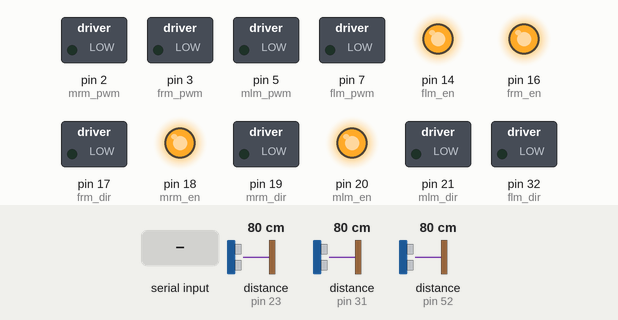
Simulated run of this sketch. Board: Arduino Mega 2560, built with avr-gcc and run on an emulated ATmega2560. Parts: switched loads named in the sketch (green lamp = pin HIGH), output pins drawn as LEDs (lit = HIGH). The inputs (shaded band) are chosen by the test bench; at power-on: distance to the obstacle (sensors on pin 23, pin 31, pin 52) 80 cm. The echo pulse lasts 58.3 µs per cm; pins used as bus, display or sensor lines are not drawn; what the sketch prints to the serial monitor is not drawn.

Above: at 1.2 s.
1.3 s: "1" received over Serial
At 2.8 s:
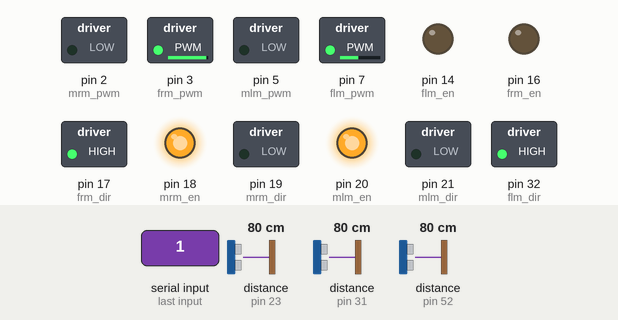
3.8 s: distance to the obstacle (sensor on pin 23) set to 2 cm
At 5.4 s:
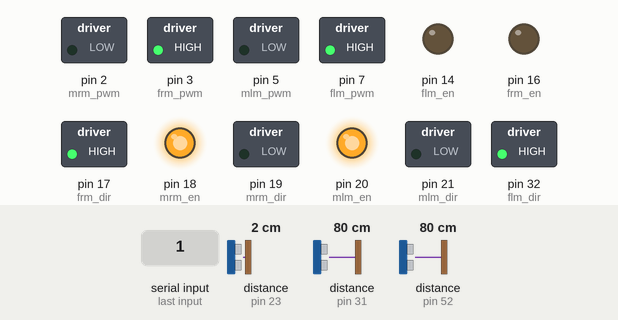
5.8 s: distance to the obstacle (sensor on pin 31) set to 17 cm
At 7.5 s:
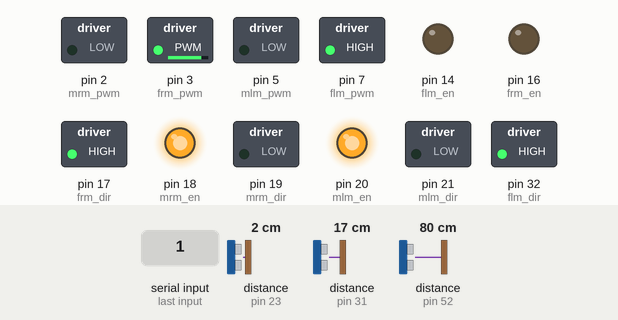
7.8 s: distance to the obstacle (sensor on pin 31) set to 14 cm
At 9.5 s:
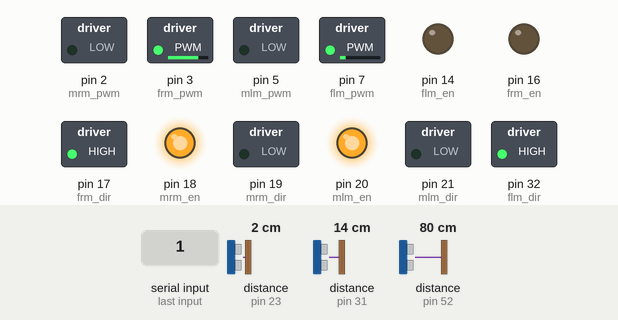
9.8 s: distance to the obstacle (sensor on pin 52) set to 12 cm
11.5 s: distance to the obstacle (sensor on pin 52) set to 9 cm
At 13.1 s:
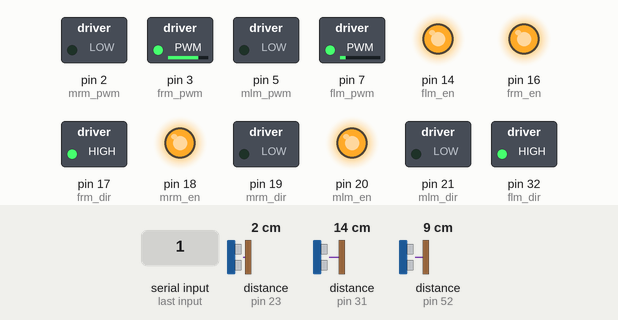
Timing chart, 0 to 14.6 s (numbered marks = the images above; inputs shaded):
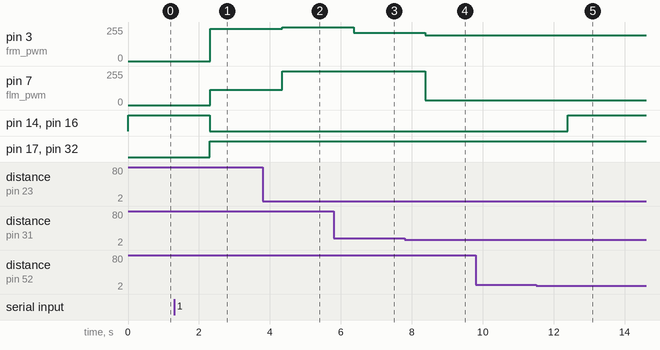

The sketch:

mega_2560_code.ino
```cpp
//Inter IIT - DIC Event
//AutoNavigation, pid, Movement
//Arduino Mega 2560
// parallel to wall

#define kp 6.00
#define ki 0.00
#define kd 6.00
#define k_dist 3

#define dist_to_wall 30.0
#define error 2.5
#define weight 0.5
#define angle_thresh -5.5

float inter_distance = dist_to_wall ;
int region=1;
int dist1,dist2;

volatile float sensor_val[7];
float error_angle = 0;
float error_dist = 0;
float total_error = 0;
int angle_prev,angle_current;
bool control_movement;

float DISTANCE_PER_SENSORVALUE=.017;
int MAX_SENSOR_READING=4000;
int LARGE_SENSOR_READING=15000;
int THRESH_EDGE_DIFFERENCE=10;
int CONSTANT_DIST=10;
int THRESH_DIST=5;
int THRESH_VALUE=10;
int MAX_CORREC=15;
int THRESH_ANGLE=1;
int constant_speed=100;
int speed_avg=140;
int calibration=80;
int FLAG=1;


//================================================================================
//                                   Define pins
//================================================================================
//Dc Motors pins, front motor drivers has same pins as back motors for respective sides(left,right)
//Front Left Motor
#define flm_dir 32      //Digital
#define flm_en 14     //Digital
#define flm_pwm 7   //PWM
//Front Right Motor
#define frm_dir 17
#define frm_en 16
#define frm_pwm 3
//Middle
#define mlm_dir 21
#define mlm_en 20
#define mlm_pwm 5
#define mrm_dir 19
#define mrm_en 18
#define mrm_pwm 2
//Back


//Ping Sensor pins according to connection on board
//side,left back sensor 1
#define trigPin1 22
#define echoPin1 23
//side,left sensor 2
#define trigPin2 29
#define echoPin2 31
//side,right  sensor 1
#define trigPin3 37
#define echoPin3 39
//side,right sensor 2
#define trigPin4 45
#define echoPin4 47
//Front Sensor facing downward
#define trigPin5 53
#define echoPin5 52
//back Sensor facing downward
#define trigPin6 46
#define echoPin6 44
//Front Sensor facing straight
#define trigPin7 38
#define echoPin7 36


//Recieve task controls from ESP in data
byte data[4];

void StopAll(){

  digitalWrite(flm_en,HIGH);

  digitalWrite(frm_en,HIGH);

  digitalWrite(mlm_en,HIGH);

  digitalWrite(mrm_en,HIGH);

}

void MoveForward(){
  digitalWrite(flm_dir,HIGH);
  digitalWrite(flm_en,LOW);
  digitalWrite(frm_dir,HIGH);
  digitalWrite(frm_en,LOW);

}

void MoveBackward(){
  digitalWrite(flm_dir,LOW);
  digitalWrite(flm_en,LOW);
  digitalWrite(frm_dir,LOW);
  digitalWrite(frm_en,LOW);

}


float Read_Sensor(int sensor_number){
float sensor_value, dist ;
switch(sensor_number){
  case 1:
    digitalWrite(trigPin1,HIGH);
    delayMicroseconds(10);
    digitalWrite(trigPin1,LOW);
    sensor_value=pulseIn(echoPin1,HIGH);
    break;
  case 2:
    digitalWrite(trigPin2,HIGH);
    delayMicroseconds(10);
    digitalWrite(trigPin2,LOW);
    sensor_value=pulseIn(echoPin2,HIGH);
    break;
  case 3:
    digitalWrite(trigPin3,HIGH);
    delayMicroseconds(10);
    digitalWrite(trigPin3,LOW);
    sensor_value=pulseIn(echoPin3,HIGH);
    break;
  case 4:
    digitalWrite(trigPin4,HIGH);
    delayMicroseconds(10);
    digitalWrite(trigPin4,LOW);
    sensor_value=pulseIn(echoPin4,HIGH);
    break;
  case 5:
    digitalWrite(trigPin5,HIGH);
    delayMicroseconds(10);
    digitalWrite(trigPin5,LOW);
    sensor_value=pulseIn(echoPin5,HIGH);
    break;
  case 6:
    digitalWrite(trigPin6,HIGH);
    delayMicroseconds(10);
    digitalWrite(trigPin6,LOW);
    sensor_value=pulseIn(echoPin6,HIGH);
    break;
  case 7:
    digitalWrite(trigPin7,HIGH);
    delayMicroseconds(10);
    digitalWrite(trigPin7,LOW);
    sensor_value=pulseIn(echoPin7,HIGH);
    break;
}

if (sensor_value==0.0||sensor_value>=LARGE_SENSOR_READING){
    sensor_value=MAX_SENSOR_READING;
  }
  dist=sensor_value*DISTANCE_PER_SENSORVALUE;
  return dist;
}

float Dist_From_Wall(float val1, float val2){
    if(min(val1, val2) < max(val1 , val2) * 0.5 )
      return min(val1 , val2);
    return (val1 + val2)/2;
}

int Check_Region(float val1, float val2){
  int dist = Dist_From_Wall(val1 , val2);
  if(abs(dist-CONSTANT_DIST)>THRESH_DIST){
    if(dist>CONSTANT_DIST){
       return 2;
    }
    else{
      return 0;
    }
  }
  else
     return 1;

}


int Pid_Angle(float val1,float val2)
{
  angle_prev = angle_current;
  angle_current = val1-val2;
  total_error += (angle_current - angle_prev);
  if(angle_current == 0)
    return (0);
  else
         error_angle = kp * angle_current + ki * total_error + kd * (angle_current - angle_prev);
//         Serial.print("correction: ");
//         Serial.println(error_angle);
         return(error_angle);
  }

float pid_dist(){
  float error_dist = k_dist * ((weight-1) *( Dist_From_Wall(sensor_val[0],sensor_val[1]) - CONSTANT_DIST ));

  return(error_dist);
}

// int Check_Region(float val1, float val2){
//  int dist =Dist_From_Wall(val1 , val2);
//  if(dist < inter_distance -THRESH_DIST)
//    return 0;
//  if(dist > inter_distance +THRESH_DIST)
//    return 2;
//  else return 1;
//}
//


bool IsEdge(){
//Read_Sensor(5);   //Front Sensor


  if(Read_Sensor(5)<THRESH_EDGE_DIFFERENCE){
    return(1);
  }
  else
  return(0);

}


//==================================================================================
//                            SETUP
//==================================================================================
void setup() {
  Serial.begin(9600);
  //Set up pins
  pinMode(flm_dir,OUTPUT);
  pinMode(flm_en,OUTPUT);
  pinMode(flm_pwm,OUTPUT);
  pinMode(frm_dir,OUTPUT);
  pinMode(frm_en,OUTPUT);
  pinMode(frm_pwm,OUTPUT);
  pinMode(mlm_dir,OUTPUT);
  pinMode(mlm_en,OUTPUT);
  pinMode(mlm_pwm,OUTPUT);
  pinMode(mrm_dir,OUTPUT);
  pinMode(mrm_en,OUTPUT);
  pinMode(mrm_pwm,OUTPUT);


  pinMode(trigPin1,OUTPUT);
  pinMode(echoPin1,INPUT);
  pinMode(trigPin2,OUTPUT);
  pinMode(echoPin2,INPUT);
  pinMode(trigPin3,OUTPUT);
  pinMode(echoPin3,INPUT);
  pinMode(trigPin4,OUTPUT);
  pinMode(echoPin4,INPUT);
  pinMode(trigPin5,OUTPUT);
  pinMode(echoPin5,INPUT);
  pinMode(trigPin6,OUTPUT);
  pinMode(echoPin6,INPUT);
  pinMode(trigPin7,OUTPUT);
  pinMode(echoPin7,INPUT);


  //Initialize motors
  StopAll();

}

//======================================================================================
//                                         LOOP
//======================================================================================

void loop() {
  Serial.readBytes(data,5);
  control_movement =(int)data[0];
  Serial.println(control_movement);

  if(control_movement){

    if(IsEdge()){
     //Edge detected
     StopAll();
     total_error=0;
     FLAG=0;
    }

    else if(FLAG){

    //Move Parallel to wall
      MoveForward();

      sensor_val[0] = Read_Sensor(1);
      sensor_val[1] = Read_Sensor(2);
      angle_prev = angle_current;
      angle_current= sensor_val[1] - sensor_val[0];
      region=Check_Region(sensor_val[0], sensor_val[1]);
      Serial.print(region);
      if(region==0 or region==2){
        //analogWrite(blm_pwm, (speed_avg +calibration) + Pid_Angle(sensor_val[0],sensor_val[1]) + pid_dist());
        analogWrite(flm_pwm, (speed_avg +calibration) + Pid_Angle(sensor_val[0],sensor_val[1]) + pid_dist());

        //analogWrite(brm_pwm, speed_avg- Pid_Angle(sensor_val[0],sensor_val[1]) - pid_dist());
        analogWrite(frm_pwm, speed_avg- Pid_Angle(sensor_val[0],sensor_val[1]) - pid_dist());
      }
      else{
        if(abs(angle_current)>THRESH_ANGLE){
        //analogWrite(blm_pwm, (speed_avg +calibration) + Pid_Angle(sensor_val[0],sensor_val[1]));
        analogWrite(flm_pwm, (speed_avg +calibration) + Pid_Angle(sensor_val[0],sensor_val[1]));

        //analogWrite(brm_pwm, speed_avg- Pid_Angle(sensor_val[0],sensor_val[1]) );
        analogWrite(frm_pwm, speed_avg- Pid_Angle(sensor_val[0],sensor_val[1]) );
          }
        else{
          //analogWrite(blm_pwm, (speed_avg +calibration));
        analogWrite(flm_pwm, (speed_avg +calibration));

        //analogWrite(brm_pwm, speed_avg );
        analogWrite(frm_pwm, speed_avg);

        }
      }
    }

    else{
      MoveBackward();
      //FLAG 0
      // Going back to starting point

      sensor_val[1] = Read_Sensor(1);
      sensor_val[0] = Read_Sensor(2);
      angle_prev = angle_current;
      angle_current= sensor_val[1] - sensor_val[0];
      region=Check_Region(sensor_val[0], sensor_val[1]);
      //Serial.print(region);
      if(region==0 or region==2){
        //analogWrite(blm_pwm, (speed_avg +calibration) + Pid_Angle(sensor_val[0],sensor_val[1]) + pid_dist());
        analogWrite(flm_pwm, (speed_avg +calibration) + Pid_Angle(sensor_val[0],sensor_val[1]) + pid_dist());

        //analogWrite(brm_pwm, speed_avg- Pid_Angle(sensor_val[0],sensor_val[1]) - pid_dist());
        analogWrite(frm_pwm, speed_avg- Pid_Angle(sensor_val[0],sensor_val[1]) - pid_dist());
      }
      else{
        if(abs(angle_current)>THRESH_ANGLE){
        //analogWrite(blm_pwm, (speed_avg +calibration) + Pid_Angle(sensor_val[0],sensor_val[1]));
        analogWrite(flm_pwm, (speed_avg +calibration) + Pid_Angle(sensor_val[0],sensor_val[1]));

        //analogWrite(brm_pwm, speed_avg- Pid_Angle(sensor_val[0],sensor_val[1]) );
        analogWrite(frm_pwm, speed_avg- Pid_Angle(sensor_val[0],sensor_val[1]) );
          }
        else{
          //analogWrite(blm_pwm, (speed_avg +calibration));
        analogWrite(flm_pwm, (speed_avg +calibration));

        //analogWrite(brm_pwm, speed_avg );
        analogWrite(frm_pwm, speed_avg);

        }
      }


     }
  }


  else{
     StopAll();
  }

}
```

Measured:
- the behaviour switches between 16 and 15 cm on distance to the obstacle (sensor on pin 31) (found by bisection; images 3 and 4)
- the behaviour switches between 11 and 10 cm on distance to the obstacle (sensor on pin 52) (found by bisection; images 4 and 5)
- after the input at 1.3 s, pin 3 (frm_pwm): 0/255 → 243/255 after 1.0 s; pin 7 (flm_pwm): 0/255 → 116/255 after 1.0 s; pin 14 (flm_en), pin 16 (frm_en): HIGH → LOW after 1.0 s; pin 17 (frm_dir), pin 32 (flm_dir): LOW → HIGH after 1.0 s
- after the input at 3.8 s, pin 3 (frm_pwm): 243/255 → 255/255 after 0.54 s; pin 7 (flm_pwm): 116/255 → 255/255 after 0.54 s
- after the input at 5.8 s, pin 3 (frm_pwm): 255/255 → 211/255 after 0.56 s
- after the input at 7.8 s, pin 3 (frm_pwm): 211/255 → 193/255 after 0.58 s; pin 7 (flm_pwm): 255/255 → 34/255 after 0.58 s
- after the input at 9.8 s, every drawn part: stays the same
- after the input at 11.5 s, pin 14 (flm_en), pin 16 (frm_en): LOW → HIGH after 0.89 s
